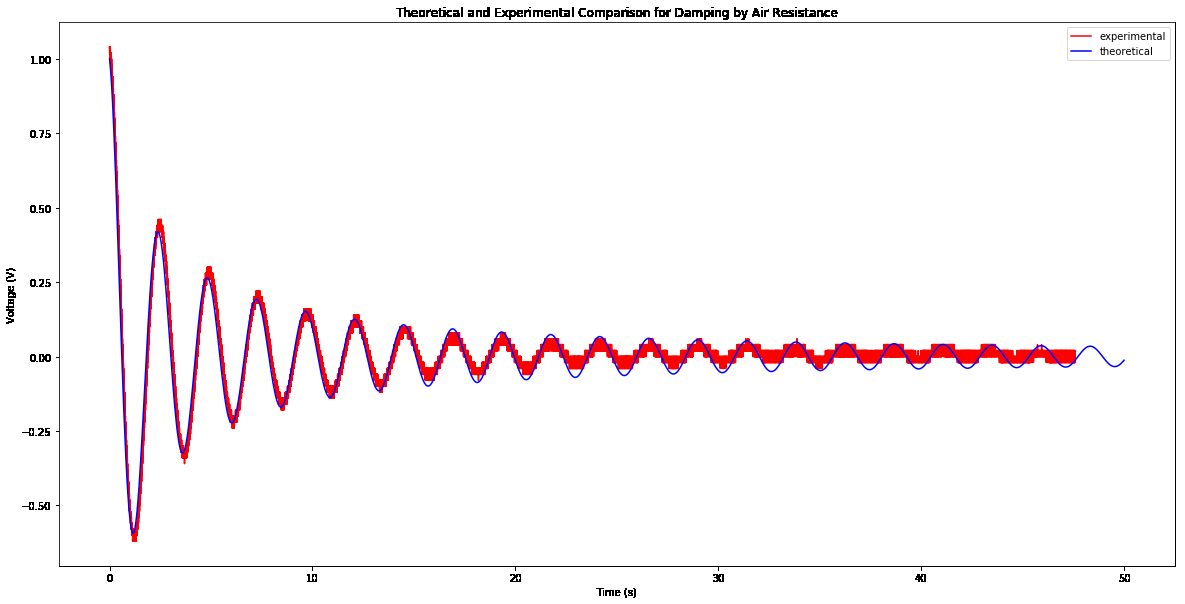
#> input picture physics/classical/SHO/compAir.png, 1185 x 604 px, given in place of lines.png, which was not available
$ jupyter execute --allow-errors linetest.ipynb   (older library calls are emulated)   (text cells are left out)
#> lines starting #> are read from the running program, lines starting #| are printed output that depends on the picture; after the words box and inside, x2 and y2 are one past the last pixel; in counts of white or black regions, pixels touching at a corner belong together; pictures that were not available may be replaced by others from this repository, and a replacement may not be noted
[cell 1]
import cv2
import numpy as np
import matplotlib.pyplot as plt
import argparse
import imutils
from scipy import stats

[cell 2]
img = cv2.imread('lines.png',2)
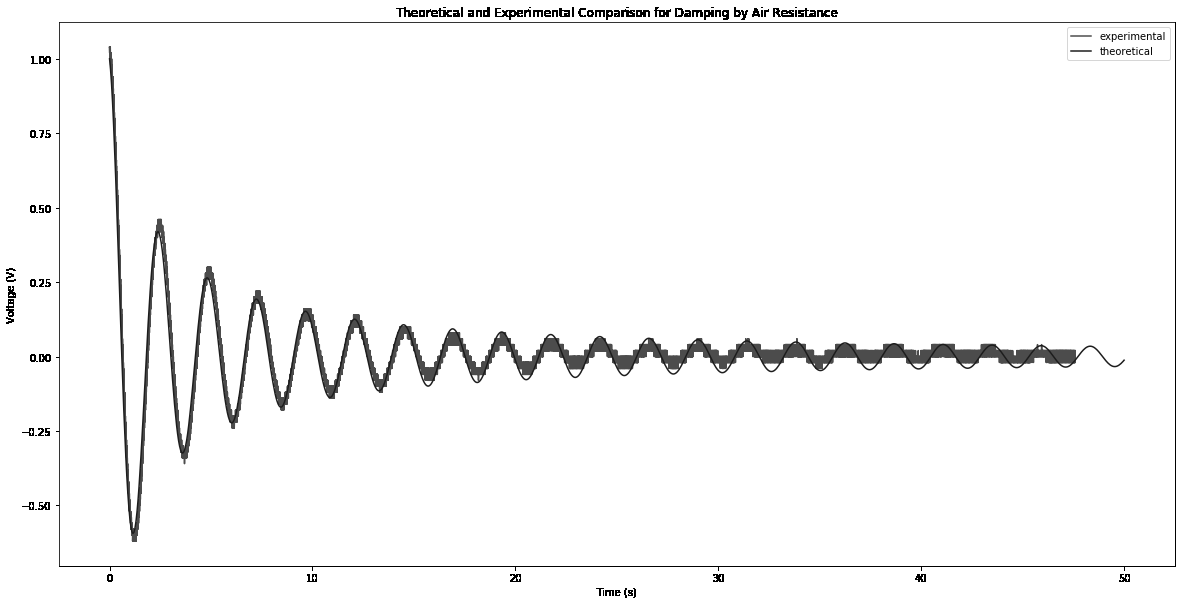
#> img: shape (604, 1185); min 0, max 255, mean 247.5
cimg = cv2.imread('redlines.png')
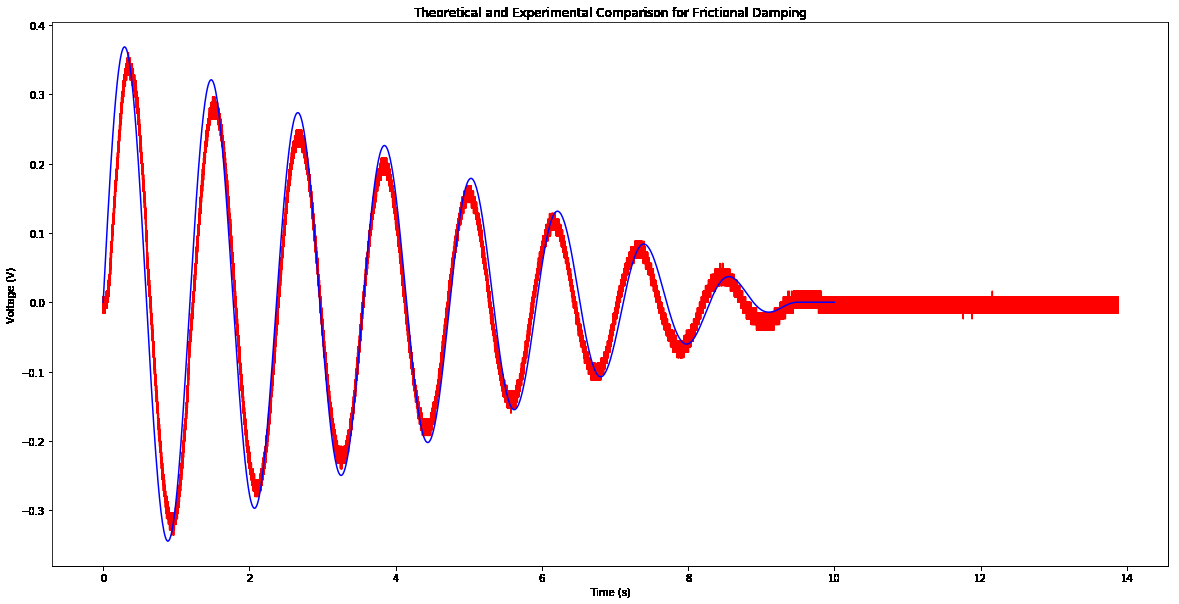
#> input picture physics/classical/SHO/compFric.png, 1179 x 604 px, given in place of redlines.png, which was not available
#> cimg is the input picture: shape (604, 1179, 3); mean B, G, R 244.5, 242.1, 250.4

print(img.shape)
#| (604, 1185)
print(cimg.shape)
#| (604, 1179, 3)

[cell 3]
# [5 lines of commented-out code are left out]

[cell 4]
plt.imshow(img, cmap = 'gray', interpolation = 'bicubic') #Look through different interpolations
plt.xticks([]), plt.yticks([])  # to hide tick values on X and Y axis
plt.show()

plt.imshow(imutils.opencv2matplotlib(cimg),cmap = 'hsv', interpolation = 'bicubic')
plt.xticks([]), plt.yticks([])
plt.show()

[cell 5]
##Test some accesses on the black and white image

imh = len(img)
#> imh = 604
blankp = 0
fillp = 0

for i in range(imh):
    #print(img[0][i])
    if(img[0][i] < 10):
        fillp = fillp + 1
    if(img[0][i] > 10):
        blankp = blankp + 1
#> after the loop, blankp = 604; fillp = 0

print(fillp, blankp)
#| 0 604

[cell 6]
px = cimg[100,100]
#> px = [255, 255, 255]
print(px)
#| [255 255 255]

[cell 7]
print(img.dtype)
#| uint8
print(cimg.dtype)
#| uint8

[cell 8]
bar = img[0:773,113:220]
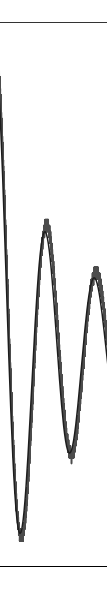
#> bar: shape (604, 107); min 0, max 255, mean 240
img[0:773,10:117] = bar
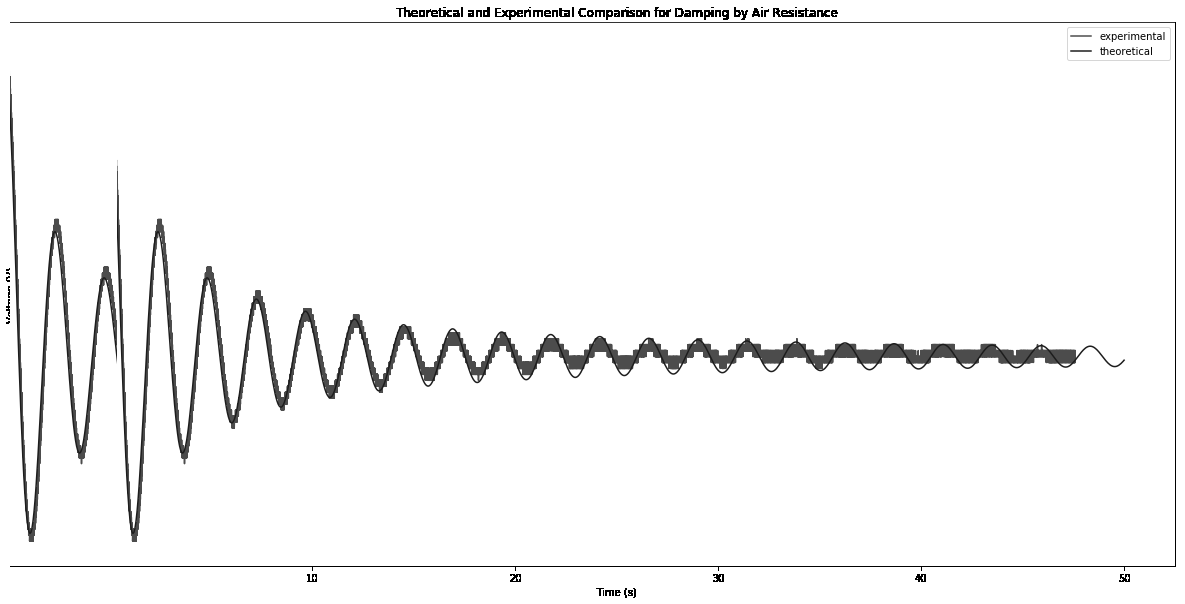
#> img: shape (604, 1185); 1.06% of pixels changed, all inside (x1, y1, x2, y2) = (10, 22, 117, 582)

plt.imshow(img, cmap = 'gray', interpolation = 'bicubic')
plt.xticks([]), plt.yticks([])  # to hide tick values on X and Y axis
plt.show()

[cell 9]
cv2.destroyAllWindows()

[cell 10]
slant = cv2.imread('slantedlines.png',2)
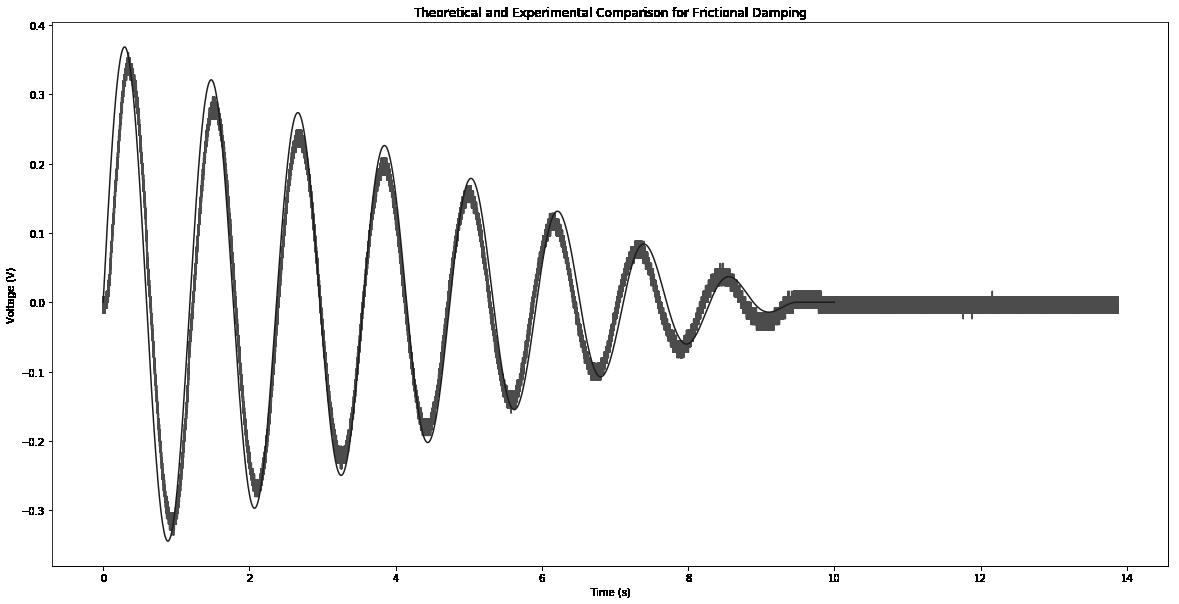
#> slant: shape (604, 1179); min 0, max 255, mean 244.9

print(slant.shape)
#| (604, 1179)

[cell 11]
plt.imshow(slant, cmap = 'gray', interpolation = 'bicubic')
#plt.xticks([]), plt.yticks([])  # to hide tick values on X and Y axis
plt.show()

[cell 12]
# [11 lines left out: functions detectLTD, detectDTL, not called in this run]

[cell 13]
# [18 lines left out: function scoutDown, not called in this run]

[cell 14]
# [18 lines left out: function scoutUp, not called in this run]

[cell 15]
# [13 lines left out: function scoutRight, not called in this run]

[cell 16]
# [13 lines left out: function scoutLeft, not called in this run]

[cell 17]
def getwidths(img,row,thresh=150):

    imh = img.shape[1]
    di=0
    #row=100
    thresh=150
    distance = 100000;
    mindist = distance
    mindistA = []

    for col in range(imh-1):
        cur = img[row][col]
        nex = img[row][col+1]
        inc = detectLTD(cur,nex,thresh) #count horizontal intensity changes


        di+=inc #add intensity changes to count for total number of fibers
        if(inc): #if any change in intensity was detected-----------------------------------------------

            initialpix = [row,col]

            top = scoutUp(img,row,col,thresh) #give the topmost pixel distance from initial
            bottom = scoutDown(img,row,col,thresh) #give the bottommost pixel distance from initial

            #depending on if row-top or bottom-row is larger, use top or bottom as the seed
            #to begin searching right, incrimenting the seed either up or down until
            #the value returns to row. After each scoutRight, take the seed and the returned
            #py value from the function to calculate the distance from the initial pixel.

            if((row-top)>(bottom-row)):
                start = top
                mindist = row-top
                direction = 1
            else:
                start = bottom
                mindist = bottom - row
                direction = -1

            while start != initialpix[0]:
                rightmost = scoutRight(img,start,col,thresh)
                distance = np.sqrt((start-initialpix[0])**2+(rightmost-initialpix[1])**2)
                theta = np.arctan((rightmost-initialpix[1])/(start-initialpix[0]))
                if distance < mindist and distance != 0:
                    mindist = distance + 1/(np.sin(theta))

                start = start + direction

            mindistA.append(mindist)
            #-------------------------------------------------------------------------------------------
        distance = 100000
        mindist = distance

    print(di)
    print(mindistA)


    #plt.figure(figsize=[20,10])
    #plt.imshow(img, cmap = 'gray', interpolation = 'bicubic')
    #plt.xticks([]), plt.yticks([])  # to hide tick values on X and Y axis
    #plt.show()

    return mindistA

[cell 18]
fibers = cv2.imread('fibers.png',2)

#> (the rest of this cell did not finish here and is left out)

[cell 19]
ret,BF = cv2.threshold(fibers,50,255,cv2.THRESH_BINARY_INV)

#> (the rest of this cell did not finish here and is left out)

#> (a cell that did not finish here is left out)

#> (a cell that did not finish here is left out)

[cell 22]
lM = cv2.imread('linesMatrix.png',2)

#> (the rest of this cell did not finish here and is left out)

#> (a cell that did not finish here is left out)


[cell 24]
ecu = cv2.imread("mainfibers.png",2)
#ecu = ecu[:,500:]
plt.figure(figsize=[20,10])
#> (the rest of this cell did not finish here and is left out)

[cell 25]
ret2,BECU = cv2.threshold(ecu,93,255,cv2.THRESH_BINARY_INV)
plt.figure(figsize=[20,10])
#> (the rest of this cell did not finish here and is left out)

#> (a cell that did not finish here is left out)

print(np.average(getwidths(BECU,21)))
print(np.average(getwidths(BECU,34)))
print(np.average(getwidths(BECU,49)))

#> (a cell that did not finish here is left out)
